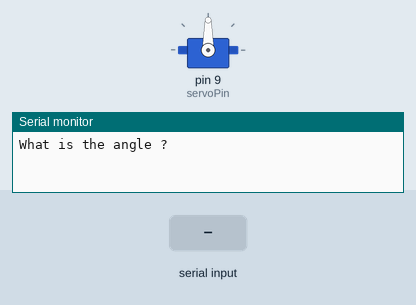
The sketch below on a simulated Arduino Uno, built with avr-gcc and run on an emulated ATmega328P. Shown: servo, the last lines printed to the serial monitor. The test bench sets the inputs (shaded band).

Above: at 1.2 s.
1.3 s: "30,150\n" received over Serial
At 4.0 s:
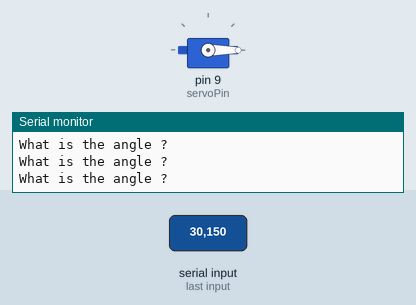
4.3 s: "90,45\n" received over Serial
At 5.5 s:
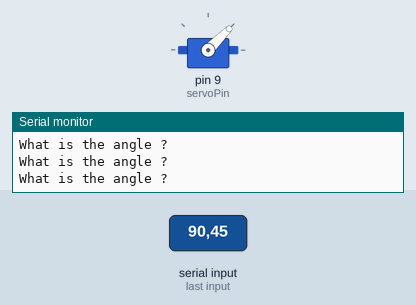
7.3 s: "200\n" received over Serial
At 8.3 s:
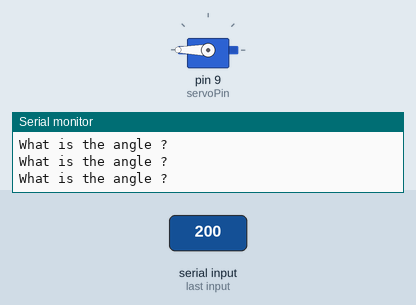
Timing chart, 0 to 10.3 s (numbered marks = the images above; inputs shaded):
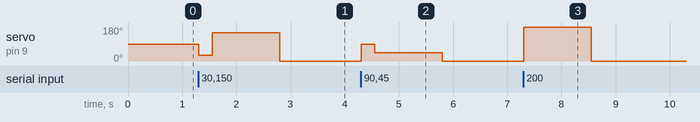

The sketch:

angle_move.ino
```cpp
#include<Servo.h>
int servoPin=9;
int servoPos=0;  //angle
int wT=250;

Servo myservo;
void setup() {
  // put your setup code here, to run once:
  Serial.begin(9600);
  myservo.attach(servoPin);
}

void loop() {
  Serial.println("What is the angle ?");
  while(Serial.available()==0){

  }
  servoPos=Serial.parseInt();
  myservo.write(servoPos);
  delay(wT);
}  
```

Measured:
- after the input at 1.3 s, servo on pin 9 (servoPin): 90° → 30° at once, → 150° 0.25 s later, → 0° 1.3 s later
- after the input at 4.3 s, servo on pin 9 (servoPin): 0° → 90° at once, → 45° 0.25 s later, → 0° 1.2 s later
- after the input at 7.3 s, servo on pin 9 (servoPin): 0° → 180° at once, → 0° 1.3 s later
